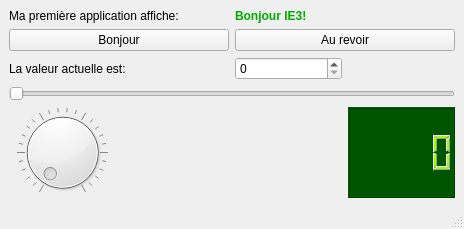
<?xml version="1.0" encoding="UTF-8"?>
<ui version="4.0">
 <class>MainWindow</class>
 <widget class="QMainWindow" name="MainWindow">
  <property name="geometry">
   <rect>
    <x>0</x>
    <y>0</y>
    <width>464</width>
    <height>229</height>
   </rect>
  </property>
  <property name="windowTitle">
   <string>My first app</string>
  </property>
  <widget class="QWidget" name="centralwidget">
   <layout class="QGridLayout" name="gridLayout">
    <item row="2" column="3">
     <widget class="QLabel" name="val">
      <property name="text">
       <string/>
      </property>
     </widget>
    </item>
    <item row="0" column="0" colspan="2">
     <widget class="QLabel" name="label1">
      <property name="text">
       <string>Ma première application affiche: </string>
      </property>
     </widget>
    </item>
    <item row="2" column="2">
     <widget class="QSpinBox" name="spb">
      <property name="maximum">
       <number>100</number>
      </property>
     </widget>
    </item>
    <item row="0" column="2">
     <widget class="QLabel" name="label2">
      <property name="text">
       <string>&lt;html&gt;&lt;head/&gt;&lt;body&gt;&lt;p&gt;&lt;span style=&quot; font-weight:600; color:#00aa00;&quot;&gt;Bonjour IE3!&lt;/span&gt;&lt;/p&gt;&lt;/body&gt;&lt;/html&gt;</string>
      </property>
     </widget>
    </item>
    <item row="2" column="0" colspan="2">
     <widget class="QLabel" name="label3">
      <property name="text">
       <string>La valeur actuelle est: </string>
      </property>
     </widget>
    </item>
    <item row="1" column="0" colspan="2">
     <widget class="QPushButton" name="button1">
      <property name="toolTip">
       <string>C'est le bouton Bonjour</string>
      </property>
      <property name="text">
       <string>Bonjour</string>
      </property>
     </widget>
    </item>
    <item row="3" column="0" colspan="4">
     <widget class="QSlider" name="sldr">
      <property name="maximum">
       <number>100</number>
      </property>
      <property name="orientation">
       <enum>Qt::Horizontal</enum>
      </property>
     </widget>
    </item>
    <item row="1" column="2" colspan="2">
     <widget class="QPushButton" name="button2">
      <property name="toolTip">
       <string>C'est le bouton Au revoir</string>
      </property>
      <property name="text">
       <string>Au revoir</string>
      </property>
     </widget>
    </item>
    <item row="4" column="3">
     <widget class="QLCDNumber" name="lcd">
      <property name="styleSheet">
       <string notr="true">color: rgb(153, 255, 0);
background-color: rgb(0, 85, 0);</string>
      </property>
      <property name="segmentStyle">
       <enum>QLCDNumber::Filled</enum>
      </property>
     </widget>
    </item>
    <item row="4" column="0">
     <widget class="QDial" name="dial">
      <property name="autoFillBackground">
       <bool>false</bool>
      </property>
      <property name="styleSheet">
       <string notr="true">background-color: qconicalgradient(cx:0.5, cy:0.5, angle:0, stop:0 rgba(35, 40, 3, 255), stop:0.16 rgba(136, 106, 22, 255), stop:0.225 rgba(166, 140, 41, 255), stop:0.285 rgba(204, 181, 74, 255), stop:0.345 rgba(235, 219, 102, 255), stop:0.415 rgba(245, 236, 112, 255), stop:0.52 rgba(209, 190, 76, 255), stop:0.57 rgba(187, 156, 51, 255), stop:0.635 rgba(168, 142, 42, 255), stop:0.695 rgba(202, 174, 68, 255), stop:0.75 rgba(218, 202, 86, 255), stop:0.815 rgba(208, 187, 73, 255), stop:0.88 rgba(187, 156, 51, 255), stop:0.935 rgba(137, 108, 26, 255), stop:1 rgba(35, 40, 3, 255));</string>
      </property>
      <property name="maximum">
       <number>100</number>
      </property>
      <property name="orientation">
       <enum>Qt::Horizontal</enum>
      </property>
      <property name="invertedAppearance">
       <bool>false</bool>
      </property>
      <property name="invertedControls">
       <bool>false</bool>
      </property>
      <property name="wrapping">
       <bool>false</bool>
      </property>
      <property name="notchesVisible">
       <bool>true</bool>
      </property>
     </widget>
    </item>
   </layout>
  </widget>
  <widget class="QMenuBar" name="menubar">
   <property name="geometry">
    <rect>
     <x>0</x>
     <y>0</y>
     <width>464</width>
     <height>20</height>
    </rect>
   </property>
  </widget>
  <widget class="QStatusBar" name="statusbar"/>
 </widget>
 <resources/>
 <connections/>
</ui>
